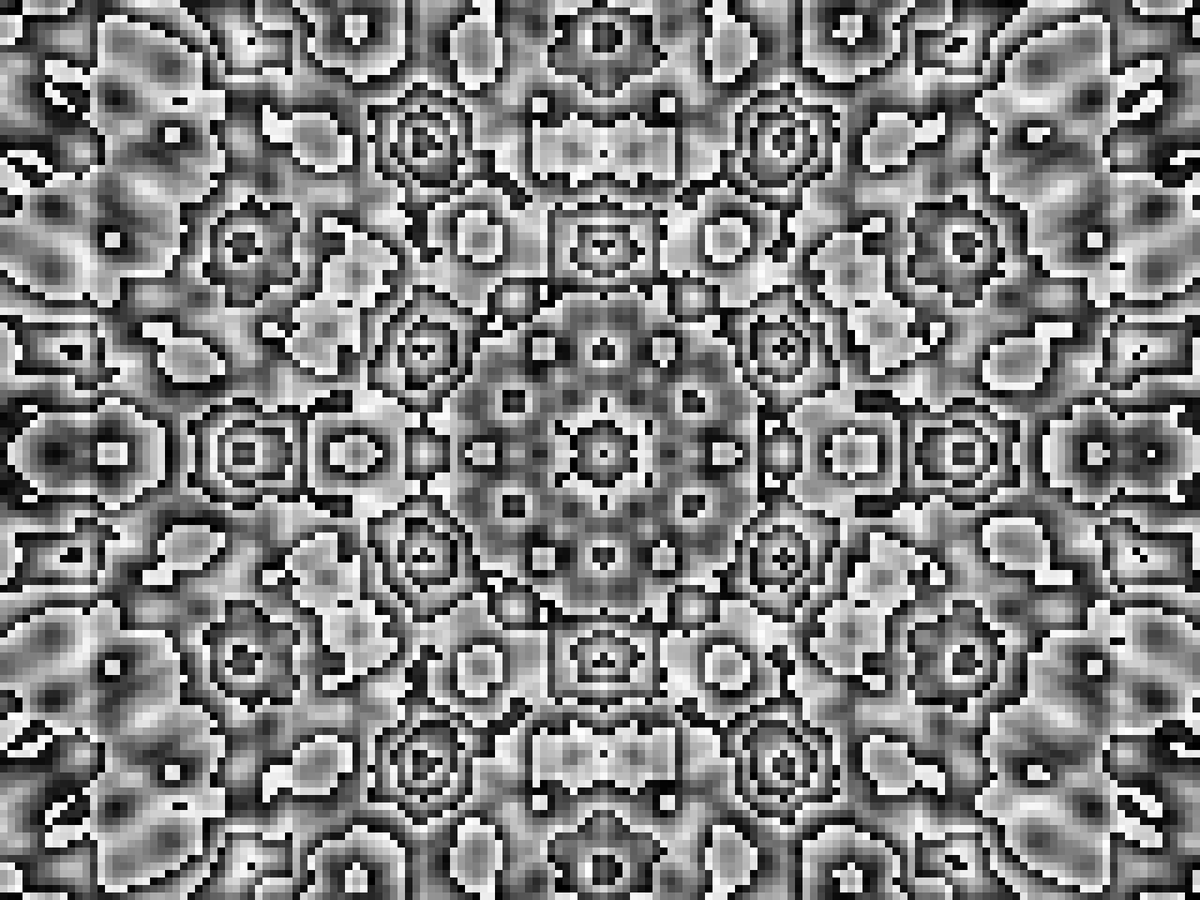
Frame 1 (no input)
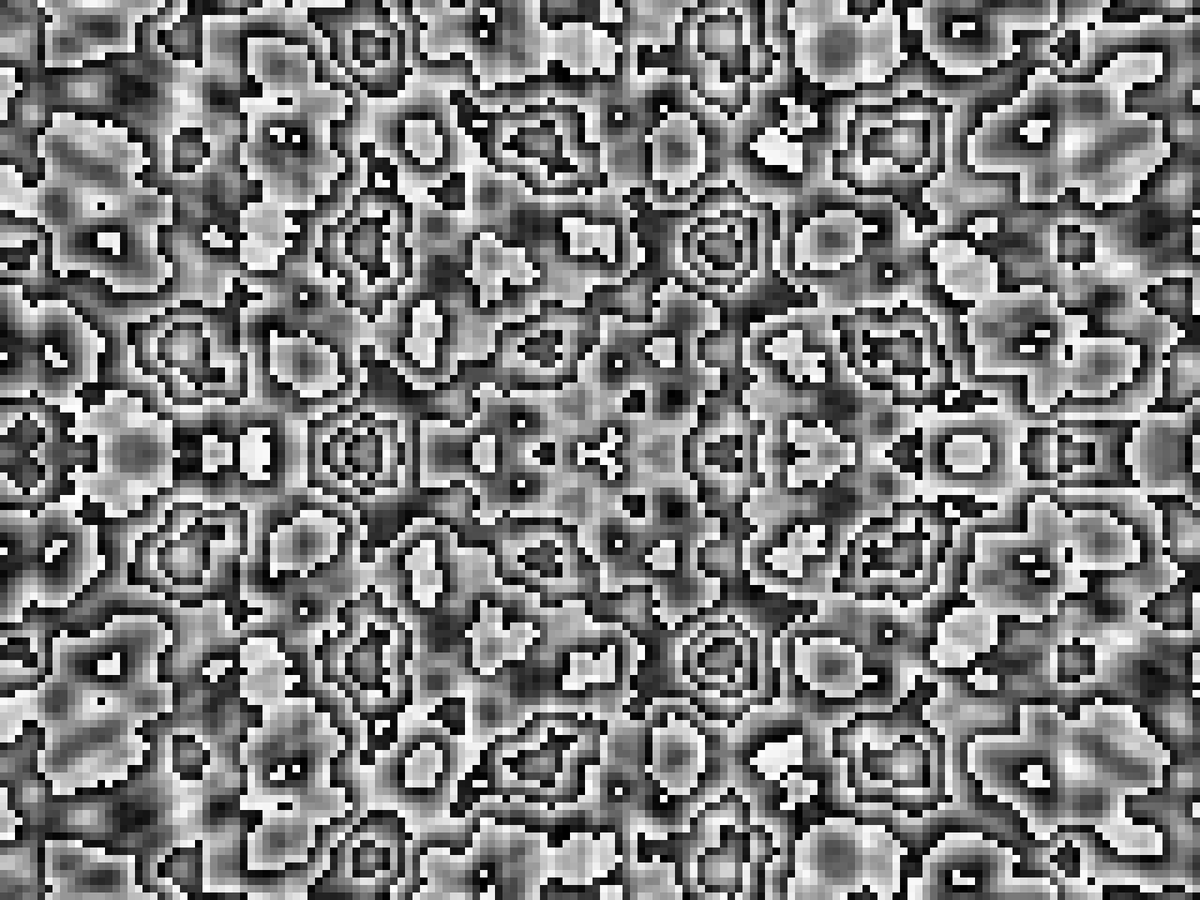
Frame 60 (the mouse pressed at the canvas centre just before this capture)
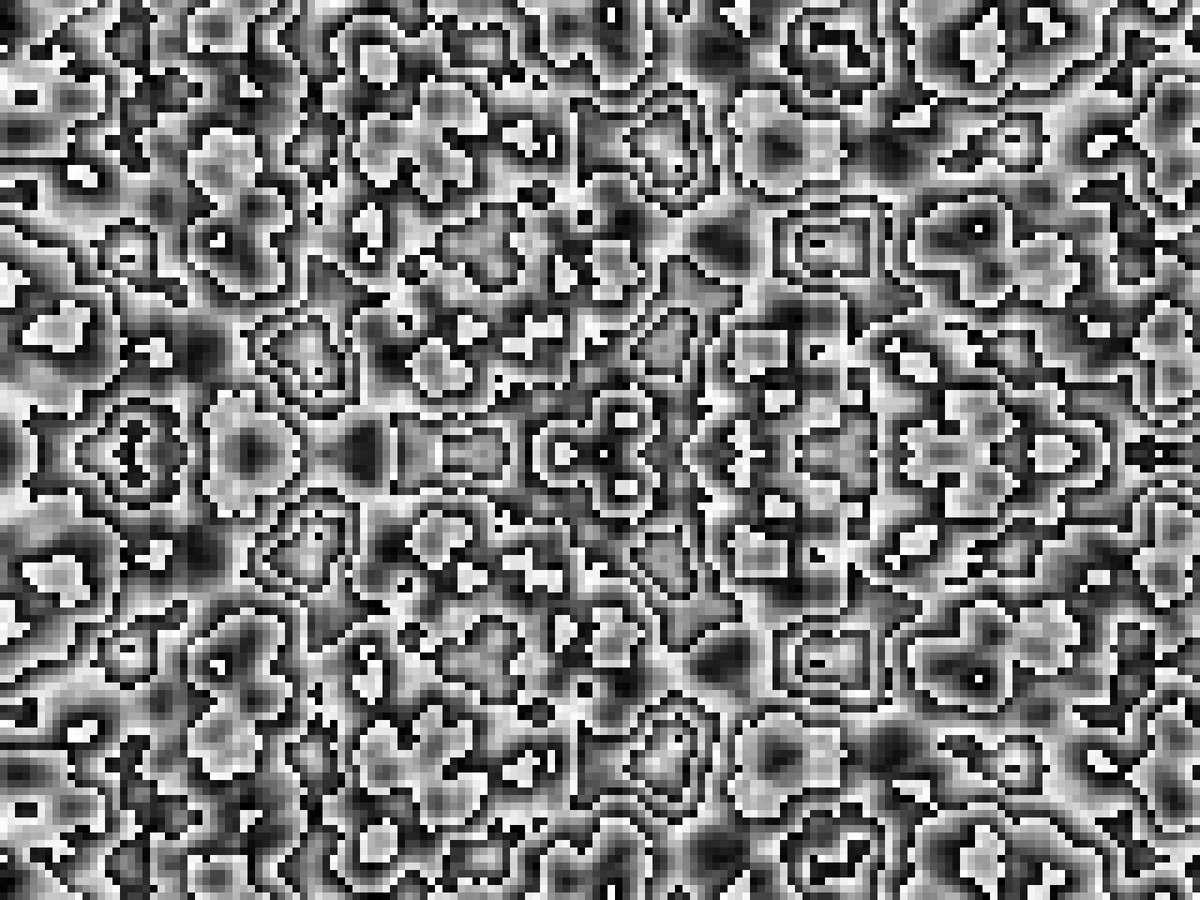
Frame 120 (the mouse held since frame 60 and released just before this capture)

The Processing sketch that drew these frames (run headless with seeded random() and noise(); from frame 60 on, the mouse is pressed at the canvas centre):

// Processing sketch: Interfrence_of_Polygonal_Perlin_Noise
// ── Interfrence_of_Polygonal_Perlin_Noise.pde
int pSize = 10;
int n = 3;

void setup(){
  //size(500, 500);
  fullScreen();
}

void keyPressed(){
  if(keyCode == UP){
    n++;
  }
  if(keyCode == DOWN){
    n--;
  }
}

void draw(){
  float off = float(frameCount)/100;
  noStroke();
  for(float i = -width/2; i < width/2; i+=pSize){
    for(float j = -height/2; j < height/2; j+=pSize){
      float c = 0;
      for(int d = 0; d < n; d++){
        float t = new PVector(i, j).dot(PVector.fromAngle(TWO_PI/n*d))/height*10;
        c += noise(t + off);
      }
      fill((c*2550/n)%255);
      rect(i+width/2, j+height/2, pSize, pSize);
    }
  }
}
